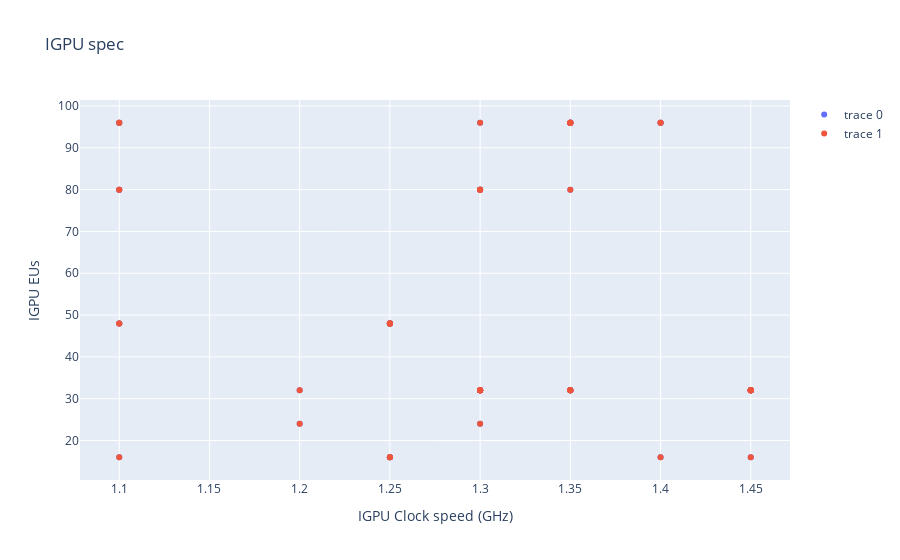

Source (notebook cell):
### Code cell
import pandas as pd
import plotly.graph_objs as go

# 讀取CSV文件並轉換為DataFrame
df = pd.read_csv('11th gen intel.csv', index_col=0)

# 建立 X 軸、Y 軸資料
x = df['IGPU_Clock']
y = df['IGPU_EUs']

# 建立點陣圖
fig = go.Figure(go.Scatter(x=x, y=y, mode='markers'))

# 建立 scatter trace，指定 text 參數
fig.add_trace(go.Scatter(text=df['Model'], mod='markers', x=x, y=y) )

# 更新圖表樣式和佈局
fig.update_layout(title='IGPU spec', xaxis_title='IGPU Clock speed (GHz)', yaxis_title='IGPU EUs')

# 顯示圖表
fig.show()

### Figure 1 — Plotly figure (JSON) as saved in the notebook; plotly's stock layout.template omitted (floating-point values rounded to 4 significant figures)
{"data": [{"mode": "markers", "type": "scatter", "x": [1.3, null, 1.3, null, 1.3, 1.3, null, 1.3, null, 1.3, 1.3, null, 1.3, 1.3, 1.3, 1.2, 1.3, null, 1.2, 1.45, 1.35, 1.35, 1.45, 1.35, 1.35, 1.25, 1.25, 1.45, 1.45, 1.45, 1.35, 1.45, 1.45, 1.45, 1.4, 1.35, 1.35, 1.4, 1.35, 1.35, 1.3, 1.35, 1.1, 1.1, 1.45, 1.35, 1.45, 1.4, 1.35, 1.3, 1.35, 1.3, 1.3, 1.3, 1.1, 1.1, 1.25, 1.25, 1.1, 1.25, 1.25, 1.1, 1.25, 1.1, 1.25], "y": [32, null, 32, null, 32, 32, null, 32, null, 32, 32, null, 32, 32, 32, 32, 24, null, 24, 32, 32, 32, 32, 32, 32, 16, 16, 32, 32, 32, 32, 32, 32, 32, 96, 96, 96, 96, 96, 96, 96, 96, 96, 96, 32, 32, 16, 16, 96, 80, 80, 80, 80, 80, 80, 80, 16, 48, 48, 48, 48, 48, 48, 16, 48]}, {"mode": "markers", "text": ["11900K", "11900KF", "11900", "11900F", "11900T", "11700K", "11700KF", "11700", "11700F", "11700T", "11600K", "11600KF", "11600", "11600T", "11500", "11500T", "11400", "11400F", "11400T", "W-11955M", "W-11865MRE", "W-11865MLE", "W-11855M", "W-11555MRE", "W-11555MLE", "W-11155MRE", "W-11155MLE", "11980HK", "11950H", "11900H", "11850HE", "11850H", "11800H", "11600H", "11390H", "11375H", "11370H", "1195G7", "1185GRE", "1185G7E", "1165G7", "1185G7", "1180G7", "1160G7 ", "11500H", "11500HE", "11400H", "11260H", "11320H", "11300H ", "1155G7", "1145G7", "1145G7E", "1135G7", "1130G7", "1140G7", "11100HE", "1125G4", "1120G4", "1115GRE", "1115G4", "1110G4", "Gold 7505", "6600HE", "6305"], "type": "scatter", "x": [1.3, null, 1.3, null, 1.3, 1.3, null, 1.3, null, 1.3, 1.3, null, 1.3, 1.3, 1.3, 1.2, 1.3, null, 1.2, 1.45, 1.35, 1.35, 1.45, 1.35, 1.35, 1.25, 1.25, 1.45, 1.45, 1.45, 1.35, 1.45, 1.45, 1.45, 1.4, 1.35, 1.35, 1.4, 1.35, 1.35, 1.3, 1.35, 1.1, 1.1, 1.45, 1.35, 1.45, 1.4, 1.35, 1.3, 1.35, 1.3, 1.3, 1.3, 1.1, 1.1, 1.25, 1.25, 1.1, 1.25, 1.25, 1.1, 1.25, 1.1, 1.25], "y": [32, null, 32, null, 32, 32, null, 32, null, 32, 32, null, 32, 32, 32, 32, 24, null, 24, 32, 32, 32, 32, 32, 32, 16, 16, 32, 32, 32, 32, 32, 32, 32, 96, 96, 96, 96, 96, 96, 96, 96, 96, 96, 32, 32, 16, 16, 96, 80, 80, 80, 80, 80, 80, 80, 16, 48, 48, 48, 48, 48, 48, 16, 48]}], "layout": {"title": {"text": "IGPU spec"}, "xaxis": {"title": {"text": "IGPU Clock speed (GHz)"}}, "yaxis": {"title": {"text": "IGPU EUs"}}}}
